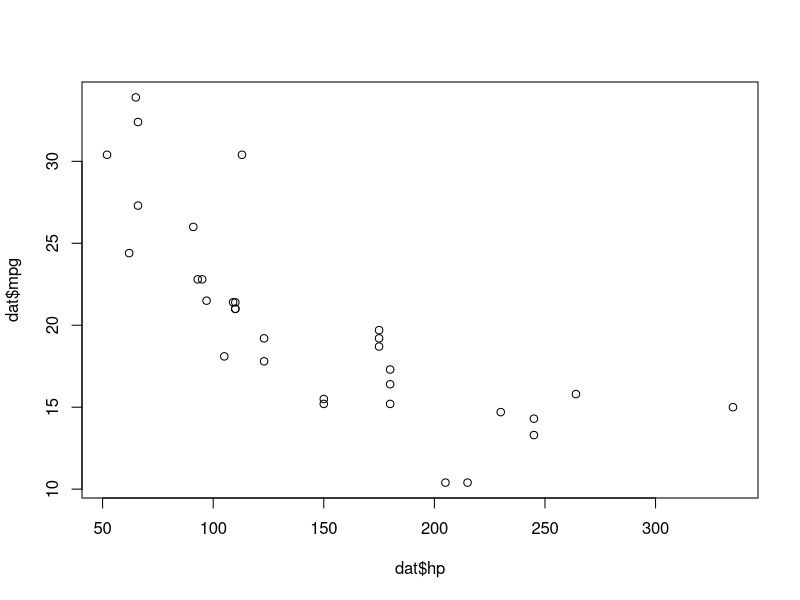
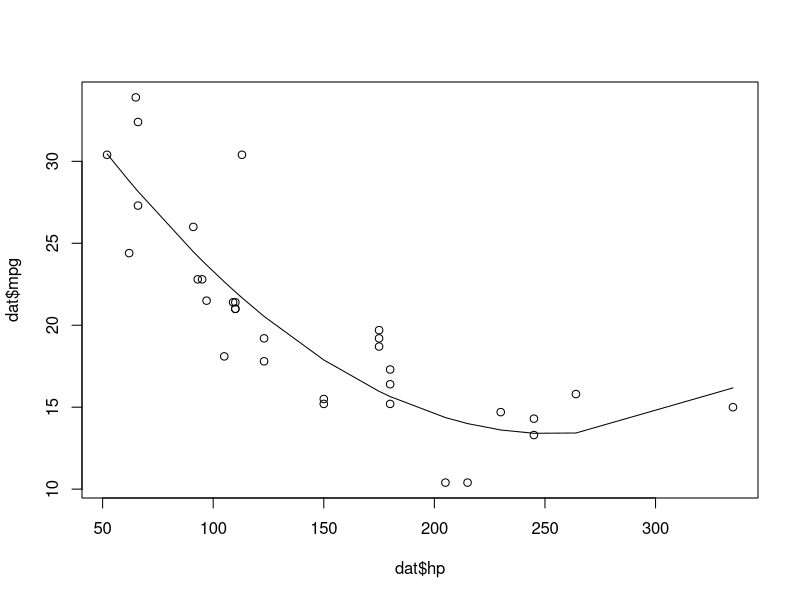
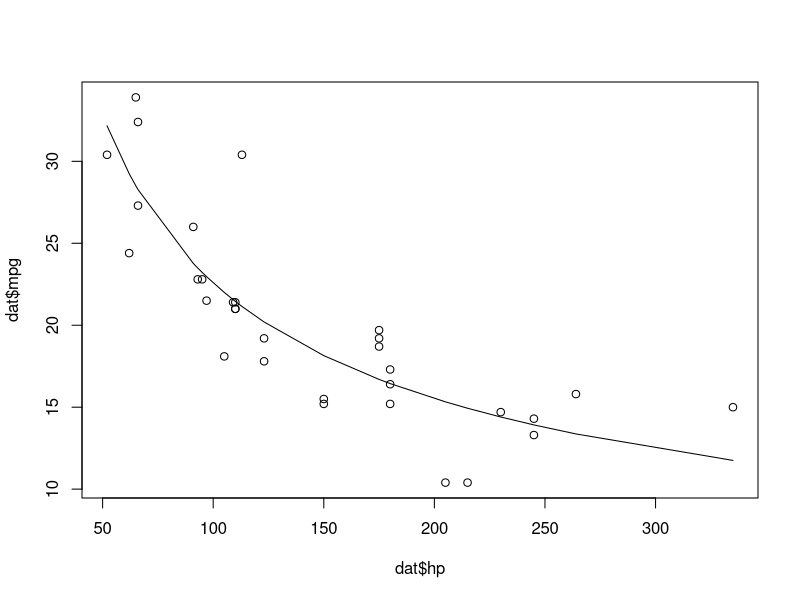
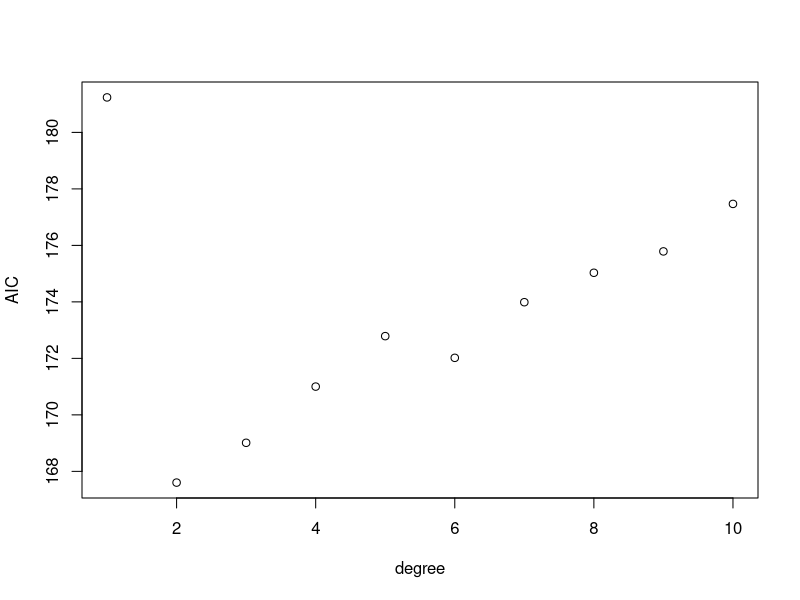
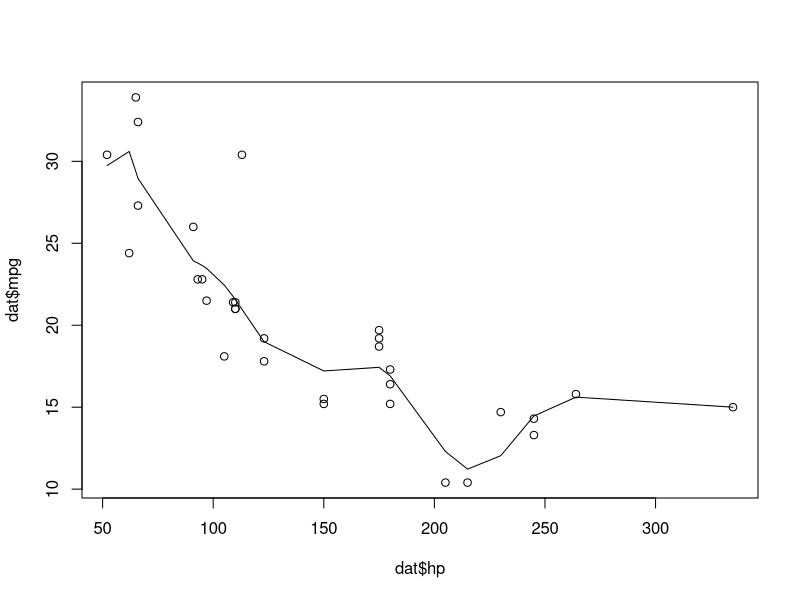

Source code (R) for these figures, in order:
## ---- chunk 1
# mtcarsデータセットの確認
dat <- mtcars[, c("hp", "mpg")]
head(x = dat, n = 5)
## ---- chunk 2
# 標本サイズ、次元、変数の名前の確認
str(dat)
## ---- chunk 3
# 散布図
plot(dat$hp, dat$mpg)
## ---- chunk 4
# `hp`のmin-max正規化を`hp_scale`という名前で作る。
min_hp <- min(dat$hp)
max_hp <- max(dat$hp)
dat$hp_scale <- (dat$hp-min_hp) / (max_hp-min_hp)
head(x = dat, n = 5)
## ---- chunk 5
# 多項式回帰
result_deg2 <- lm(mpg ~ poly(hp_scale, degree = 2, raw = TRUE), 
                  data = dat)
summary(result_deg2)
## ---- chunk 6
plot(dat$hp, dat$mpg)
lines(sort(dat$hp), predict(result_deg2)[order(dat$hp)]) 
## ---- chunk 7
# 偏回帰係数の初期値の決定
lm(log(mpg) ~ log(hp), data = dat)
## ---- chunk 8
# 多項式回帰
result_power <- nls(mpg ~ a*hp^b, 
                    data = dat, 
                    start = list(a = exp(5.5454), b = -0.5301), 
                    control = nls.control(maxiter = 100))
summary(result_power)
## ---- chunk 9
plot(dat$hp, dat$mpg)
lines(sort(dat$hp), predict(result_power)[order(dat$hp)]) 
## ---- chunk 10
# 多項式回帰とべき乗回帰の比較
AIC(result_deg2); AIC(result_power)
## ---- chunk 11
# 多項式回帰の次数の決定
aic <- c()
for (d in 1:10) {    # 次数1から10までの多項式回帰を逐次計算する。
  result_poly <- lm(mpg ~ poly(hp_scale, degree = d, raw = TRUE), 
                    data = dat)
  aic[d] <- AIC(result_poly)
}

plot(1:10, aic, xlab = "degree", ylab = "AIC")
## ---- chunk 12
# 次数10の多項式回帰（10次回帰ともいいます。）
result_deg10 <- lm(mpg ~ poly(hp_scale, degree = 10, raw = TRUE), 
                  data = dat)
plot(dat$hp, dat$mpg)
lines(sort(dat$hp), predict(result_deg10)[order(dat$hp)]) 
